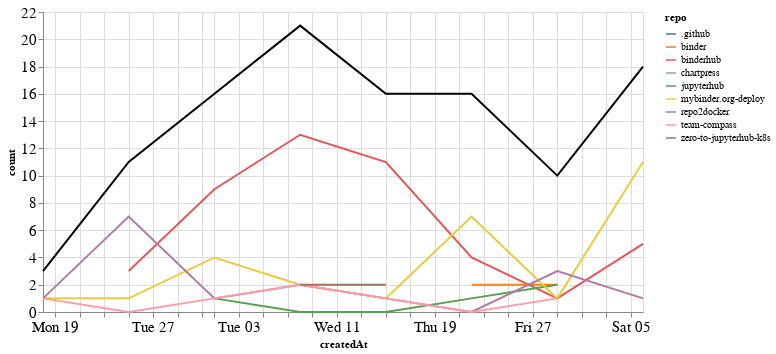

Here is the notebook cell this chart was saved with:
### Markdown cell above
### Comments

### Code cell
comments_time = comments.groupby('repo').resample('W', on='createdAt').count()['author'].reset_index()
comments_time = comments_time.rename(columns={'author': 'count'})
comments_time_total = comments_time.groupby('createdAt').agg({"count": "sum"}).reset_index()
ch1 = alt.Chart(comments_time, width=600).mark_line().encode(
    x='createdAt',
    y='count',
    color='repo',
    tooltip="repo"
)

ch2 = alt.Chart(comments_time_total, width=600).mark_line(color="black").encode(
    x='createdAt',
    y='count',
)

ch1 + ch2

### Figure 1 — Vega-Lite specification as saved in the notebook (floating-point values rounded to 4 significant figures)
{"config": {"axisLeft": {"labelFontSize": 15}, "axisBottom": {"labelFontSize": 15}}, "layer": [{"data": {"name": "data-a05dde71cbc555d4f8022ec8a77f18ef"}, "mark": "line", "encoding": {"color": {"type": "nominal", "field": "repo"}, "tooltip": {"type": "nominal", "field": "repo"}, "x": {"type": "temporal", "field": "createdAt"}, "y": {"type": "quantitative", "field": "count"}}, "width": 600}, {"data": {"name": "data-61731a534e444aab9d74068c8f587763"}, "mark": {"type": "line", "color": "black"}, "encoding": {"x": {"type": "temporal", "field": "createdAt"}, "y": {"type": "quantitative", "field": "count"}}, "width": 600}], "$schema": "https://vega.github.io/schema/vega-lite/v4.8.1.json", "datasets": {"data-a05dde71cbc555d4f8022ec8a77f18ef": [{"repo": ".github", "createdAt": "2020-12-06T00:00:00", "count": 1}, {"repo": "binder", "createdAt": "2020-11-22T00:00:00", "count": 2}, {"repo": "binder", "createdAt": "2020-11-29T00:00:00", "count": 2}, {"repo": "binderhub", "createdAt": "2020-10-25T00:00:00", "count": 3}, {"repo": "binderhub", "createdAt": "2020-11-01T00:00:00", "count": 9}, {"repo": "binderhub", "createdAt": "2020-11-08T00:00:00", "count": 13}, {"repo": "binderhub", "createdAt": "2020-11-15T00:00:00", "count": 11}, {"repo": "binderhub", "createdAt": "2020-11-22T00:00:00", "count": 4}, {"repo": "binderhub", "createdAt": "2020-11-29T00:00:00", "count": 1}, {"repo": "binderhub", "createdAt": "2020-12-06T00:00:00", "count": 5}, {"repo": "chartpress", "createdAt": "2020-11-22T00:00:00", "count": 2}, {"repo": "jupyterhub", "createdAt": "2020-11-01T00:00:00", "count": 1}, {"repo": "jupyterhub", "createdAt": "2020-11-08T00:00:00", "count": 0}, {"repo": "jupyterhub", "createdAt": "2020-11-15T00:00:00", "count": 0}, {"repo": "jupyterhub", "createdAt": "2020-11-22T00:00:00", "count": 1}, {"repo": "jupyterhub", "createdAt": "2020-11-29T00:00:00", "count": 2}, {"repo": "mybinder.org-deploy", "createdAt": "2020-10-18T00:00:00", "count": 1}, {"repo": "mybinder.org-deploy", "createdAt": "2020-10-25T00:00:00", "count": 1}, {"repo": "mybinder.org-deploy", "createdAt": "2020-11-01T00:00:00", "count": 4}, {"repo": "mybinder.org-deploy", "createdAt": "2020-11-08T00:00:00", "count": 2}, {"repo": "mybinder.org-deploy", "createdAt": "2020-11-15T00:00:00", "count": 1}, {"repo": "mybinder.org-deploy", "createdAt": "2020-11-22T00:00:00", "count": 7}, {"repo": "mybinder.org-deploy", "createdAt": "2020-11-29T00:00:00", "count": 1}, {"repo": "mybinder.org-deploy", "createdAt": "2020-12-06T00:00:00", "count": 11}, {"repo": "repo2docker", "createdAt": "2020-10-18T00:00:00", "count": 1}, {"repo": "repo2docker", "createdAt": "2020-10-25T00:00:00", "count": 7}, {"repo": "repo2docker", "createdAt": "2020-11-01T00:00:00", "count": 1}, {"repo": "repo2docker", "createdAt": "2020-11-08T00:00:00", "count": 2}, {"repo": "repo2docker", "createdAt": "2020-11-15T00:00:00", "count": 1}, {"repo": "repo2docker", "createdAt": "2020-11-22T00:00:00", "count": 0}, {"repo": "repo2docker", "createdAt": "2020-11-29T00:00:00", "count": 3}, {"repo": "repo2docker", "createdAt": "2020-12-06T00:00:00", "count": 1}, {"repo": "team-compass", "createdAt": "2020-10-18T00:00:00", "count": 1}, {"repo": "team-compass", "createdAt": "2020-10-25T00:00:00", "count": 0}, {"repo": "team-compass", "createdAt": "2020-11-01T00:00:00", "count": 1}, {"repo": "team-compass", "createdAt": "2020-11-08T00:00:00", "count": 2}, {"repo": "team-compass", "createdAt": "2020-11-15T00:00:00", "count": 1}, {"repo": "team-compass", "createdAt": "2020-11-22T00:00:00", "count": 0}, {"repo": "team-compass", "createdAt": "2020-11-29T00:00:00", "count": 1}, {"repo": "zero-to-jupyterhub-k8s", "createdAt": "2020-11-08T00:00:00", "count": 2}, {"repo": "zero-to-jupyterhub-k8s", "createdAt": "2020-11-15T00:00:00", "count": 2}], "data-61731a534e444aab9d74068c8f587763": [{"createdAt": "2020-10-18T00:00:00", "count": 3}, {"createdAt": "2020-10-25T00:00:00", "count": 11}, {"createdAt": "2020-11-01T00:00:00", "count": 16}, {"createdAt": "2020-11-08T00:00:00", "count": 21}, {"createdAt": "2020-11-15T00:00:00", "count": 16}, {"createdAt": "2020-11-22T00:00:00", "count": 16}, {"createdAt": "2020-11-29T00:00:00", "count": 10}, {"createdAt": "2020-12-06T00:00:00", "count": 18}]}}
